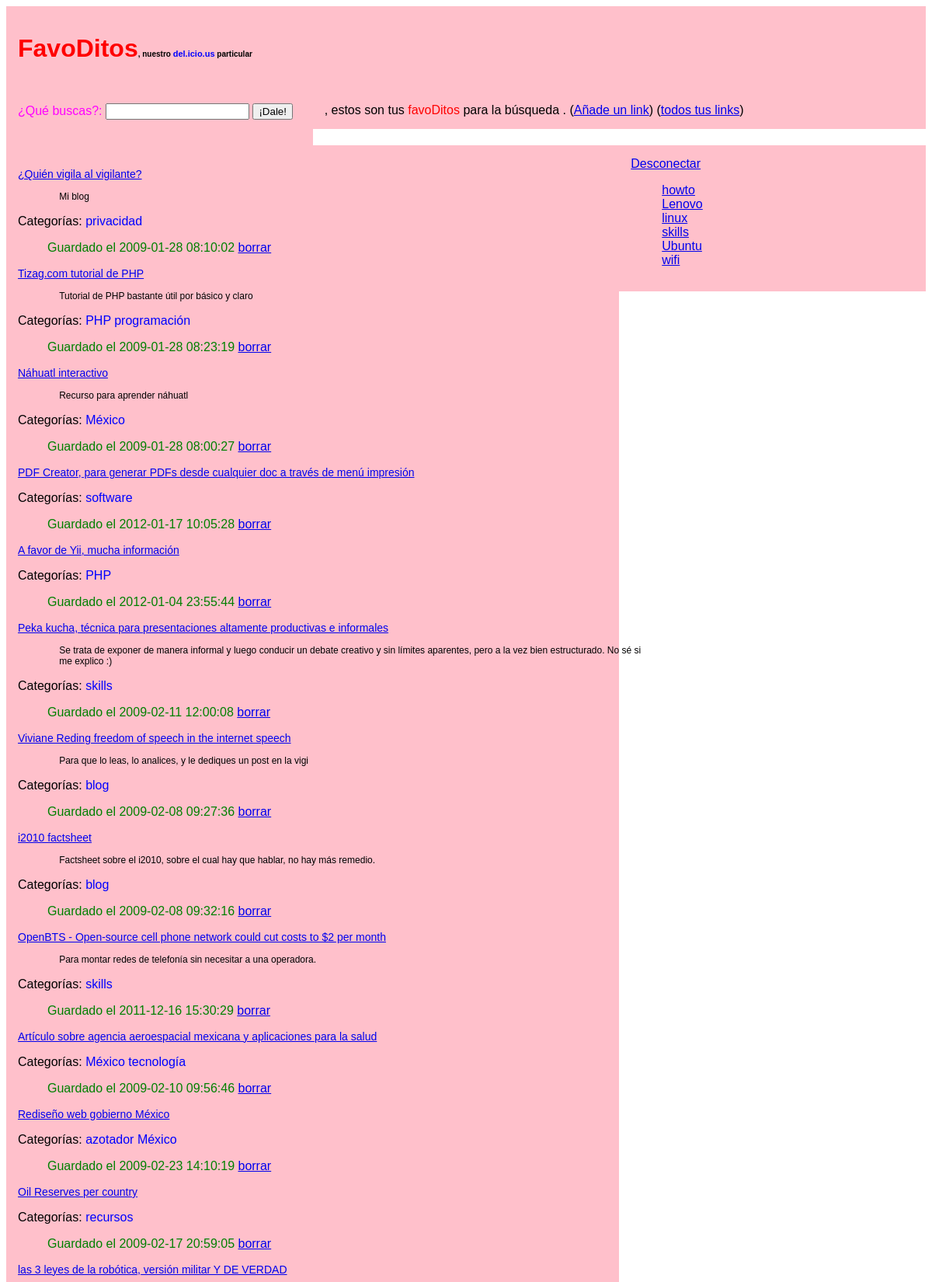
The page /busqueda.php (upper part) on the database its author committed.
### tables this page shows
CREATE TABLE `link` (
  `linkId` int(11) NOT NULL,
  `userId` varchar(8) NOT NULL,
  `title` varchar(127) NOT NULL,
  `URL` varchar(127) NOT NULL,
  `comment` longtext DEFAULT NULL,
  `date` timestamp NOT NULL DEFAULT current_timestamp()
);

CREATE TABLE `catlink` (
  `categoryId` varchar(16) NOT NULL,
  `linkId` int(11) NOT NULL
);

### funciones.php (the view, shortened to what this page needs)
<?php
function generaCajaBusqueda()
{
	echo '<div class="cajaBusqueda col-4 col-m-12">';
	echo '<form name="cajaBusqueda" action="busqueda.php"';
	echo 'method="POST">';
	echo '&iquest;Qu&eacute; buscas?: ';
	echo '<input type="text" name="textoBusqueda">    ';
	echo '<input type="submit" value="&#161;Dale!">';
	echo '</form><br/>';
	echo '</div>';
}
function generaCategorias($user)
{
	$query='SELECT DISTINCT catlink.categoryID FROM catlink,link WHERE link.userId="'. mysql_real_escape_string($user) .'" AND catlink.linkId=link.linkId ORDER BY categoryId ASC';
	$result = mysql_query($query) or die('Query failed: ' . mysql_error());
	echo '<div class="categorylist col-4 col-m-12">';
	echo '<a href="index.php">Desconectar</a><br>';
	echo '<ul class="listanostyle">';
	while ($line = mysql_fetch_array($result, MYSQL_BOTH)) {
		echo '<li><a href="categorylinks.php?user='. $user . '&category='.$line[0].'">'. $line[0] .'</a></li>';
	}
	echo '</div>';
	echo '</div>';
}
function generaLinksBusqueda($user,$textoBusqueda){
	$textoBusqueda=mysql_real_escape_string($textoBusqueda);
	$query="select LI.linkId, LI.title, LI.URL, LI.comment, LI.date FROM link LI WHERE LI.title LIKE '%{$textoBusqueda}%' OR LI.comment LIKE '%{$textoBusqueda}%' ";
	$result = mysql_query($query) or die('Query failed: ' . mysql_error());
	echo '<div class="subheader col-8 col-m-12"><span class="usuario">'.$user.'</span>, estos son tus <span class="favoDitos">favoDitos</span> para ';
	echo 'la b&uacute;squeda <span class="categoria">'. $textoBusqueda .'</span>. (<a href="nuevolink.php?user=' . $user . '">A&ntilde;ade un link</a>)   (<a href="userlinks.php">todos tus links</a>)</div>';
	echo '</div>';
	echo '<div class="row">';
	echo '<div class="linklist subheader col-8 col-m-12">';
	while ($line = mysql_fetch_array($result, MYSQL_BOTH)) {
		echo '<p class="link"><a href="' .$line[2]. '" target="_blank">' . $line[1] .'</a></p>';
		echo '<p class="resumen">' . $line[3] .'</p>';
		echo '<p>Categor&iacute;as: <span class="categoria">';
		$query2=sprintf('select categoryId from catlink where linkId=' . mysql_real_escape_string($line[0]) . ' order by categoryId asc');
		$result2 = mysql_query($query2) or die('Query failed: ' . mysql_error());
	while ($line2 = mysql_fetch_array($result2, MYSQL_BOTH)) {
		echo '<a class="categoria" href="categorylinks.php?user=' .$user .'&category='. $line2[0] .'">'.$line2[0] .'</a> ';
	}
	echo '</span>';
	echo '<p class="fecha">Guardado el ' . $line[4] .' <a href="deleting.php?linkId=' . $line[0] . '">borrar</a></p>';
	}
	echo '</div>';
}
?>

### busqueda.php (shortened to what this page needs)
<!DOCTYPE html PUBLIC "-//W3C//DTD XHTML 1.0 Transitional//EN"
"http://www.w3.org/TR/xhtml1/DTD/xhtml1-transitional.dtd">
<html xmlns="http://www.w3.org/1999/xhtml">
<head>
<link rel="stylesheet" type="text/css" href=" estilo.css">
</head>
<body>
<div class="row">
<div class="col-12 col-m-12">
<h1><span class="favoDitos">FavoDitos</span><span class="nuestro">, nuestro <span class="delicious">del.icio.us</span> particular</span></h1>
</div>
</div>
<?php
include_once 'funciones.php';
$textoBusqueda=trim($_POST['textoBusqueda']);
$user=trim($_SESSION['user']);
echo '<div class="row">';
generaCajaBusqueda();
generaLinksBusqueda($user,$textoBusqueda);
generaCategorias($user);
?>
</body>
</html>

### estilo.css (style rules this page uses)
body { font-family: sans-serif; }
* { box-sizing: border-box; }
[class*="col-"] { width: 100%; background-color: lightblue; }
@media only screen and (min-width: 600px) { .col-m-12 { width: 100%; background-color: lightgreen; } }
@media only screen and (min-width: 768px) { .col-4 { width: 33.33%; background-color: pink; } }
@media only screen and (min-width: 768px) { .col-8 { width: 66.66%; background-color: pink; } }
@media only screen and (min-width: 768px) { .col-12 { width: 100%; background-color: pink; } }
[class*="col-"] { float: left; padding: 15px; }
.row::after { content: ""; clear: both; display: block; }
.favoDitos { color:red; }
.nuestro { font-size: 10px; }
.delicious { color: blue; font-size: 11px; }
.cajaBusqueda { color:magenta; }
.link { font-size:14px; }
.resumen { font-size: 12px; position: relative; left:7%; }
.fecha { color:green; position: relative; left:5%; }
.categoria { color:blue; font-family: sans-serif; }
a.categoria:link { text-decoration: none; }
ul.listanostyle { list-style-type: none; }

### rows shown on the page
link: title "¿Quién vigila al vigilante?", comment "Mi blog", date "2009-01-28 08:10:02"
catlink: categoryId "privacidad"
link: title "Tizag.com tutorial de PHP", comment "Tutorial de PHP bastante útil por básico y claro", date "2009-01-28 08:23:19"
catlink: categoryId "PHP"
catlink: categoryId "programación"
link: title "Náhuatl interactivo", comment "Recurso para aprender náhuatl", date "2009-01-28 08:00:27"
catlink: categoryId "México"
link: title "PDF Creator, para generar PDFs desde cualquier doc a través de menú impresión", date "2012-01-17 10:05:28"
catlink: categoryId "software"
link: title "A favor de Yii, mucha información", date "2012-01-04 23:55:44"
catlink: categoryId "PHP"
link: title "Peka kucha, técnica para presentaciones altamente productivas e informales", comment "Se trata de exponer de manera informal y luego conducir un debate creativo y sin límites aparentes, pero a la vez bien estructurado. No sé si me explico :)", date "2009-02-11 12:00:08"
catlink: categoryId "skills"
link: title "Viviane Reding freedom of speech in the internet speech", comment "Para que lo leas, lo analices, y le dediques un post en la vigi", date "2009-02-08 09:27:36"
catlink: categoryId "blog"
link: title "i2010 factsheet", comment "Factsheet sobre el i2010, sobre el cual hay que hablar, no hay más remedio.", date "2009-02-08 09:32:16"
catlink: categoryId "blog"
link: title "OpenBTS - Open-source cell phone network could cut costs to $2 per month", comment "Para montar redes de telefonía sin necesitar a una operadora.", date "2011-12-16 15:30:29"
catlink: categoryId "skills"
link: title "Artículo sobre agencia aeroespacial mexicana y aplicaciones para la salud", date "2009-02-10 09:56:46"
catlink: categoryId "México"
catlink: categoryId "tecnología"
link: title "Rediseño web gobierno México", date "2009-02-23 14:10:19"
catlink: categoryId "azotador"
catlink: categoryId "México"
link: title "Oil Reserves per country", date "2009-02-17 20:59:05"
catlink: categoryId "recursos"
link: title "las 3 leyes de la robótica, versión militar Y DE VERDAD"

### other values the page prints
$line[0] "howto"
$line[0] "Lenovo"
$line[0] "linux"
$line[0] "skills"
$line[0] "Ubuntu"
$line[0] "wifi"
